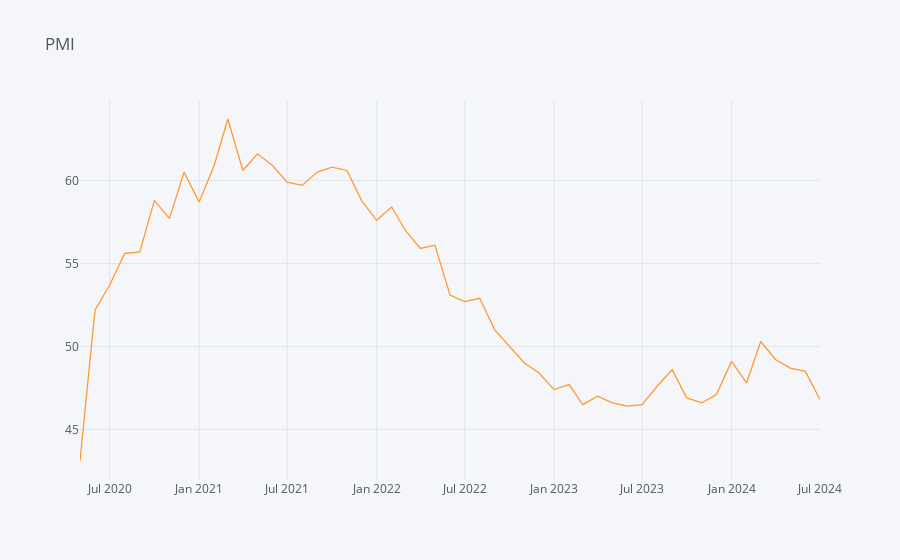

Here is the notebook cell this chart was saved with:
### Code cell
#PMI

df1 = fetch_series('ISM/pmi/pm')
df1['period'] = pd.to_datetime(df1['period'], format = "%Y-%m-%d")
df1.iplot(kind= 'scatter',x='period',y='original_value', title = "PMI")

### Figure 1 — Plotly figure (JSON) as saved in the notebook; plotly's stock layout.template omitted (floating-point values rounded to 4 significant figures)
{"data": [{"line": {"color": "rgba(255, 153, 51, 1.0)", "dash": "solid", "shape": "linear", "width": 1.3}, "mode": "lines", "name": "original_value", "text": "", "type": "scatter", "x": ["2020-05-01", "2020-06-01", "2020-07-01", "2020-08-01", "2020-09-01", "2020-10-01", "2020-11-01", "2020-12-01", "2021-01-01", "2021-02-01", "2021-03-01", "2021-04-01", "2021-05-01", "2021-06-01", "2021-07-01", "2021-08-01", "2021-09-01", "2021-10-01", "2021-11-01", "2021-12-01", "2022-01-01", "2022-02-01", "2022-03-01", "2022-04-01", "2022-05-01", "2022-06-01", "2022-07-01", "2022-08-01", "2022-09-01", "2022-10-01", "2022-11-01", "2022-12-01", "2023-01-01", "2023-02-01", "2023-03-01", "2023-04-01", "2023-05-01", "2023-06-01", "2023-07-01", "2023-08-01", "2023-09-01", "2023-10-01", "2023-11-01", "2023-12-01", "2024-01-01", "2024-02-01", "2024-03-01", "2024-04-01", "2024-05-01", "2024-06-01", "2024-07-01"], "y": [43.1, 52.2, 53.7, 55.6, 55.7, 58.8, 57.7, 60.5, 58.7, 60.9, 63.7, 60.6, 61.6, 60.9, 59.9, 59.7, 60.5, 60.8, 60.6, 58.8, 57.6, 58.4, 57, 55.9, 56.1, 53.1, 52.7, 52.9, 51, 50, 49, 48.4, 47.4, 47.7, 46.5, 47, 46.6, 46.4, 46.5, 47.6, 48.6, 46.9, 46.6, 47.1, 49.1, 47.8, 50.3, 49.2, 48.7, 48.5, 46.8]}], "layout": {"legend": {"bgcolor": "#F5F6F9", "font": {"color": "#4D5663"}}, "paper_bgcolor": "#F5F6F9", "plot_bgcolor": "#F5F6F9", "title": {"font": {"color": "#4D5663"}, "text": "PMI"}, "xaxis": {"gridcolor": "#E1E5ED", "showgrid": true, "tickfont": {"color": "#4D5663"}, "title": {"font": {"color": "#4D5663"}, "text": ""}, "zerolinecolor": "#E1E5ED"}, "yaxis": {"gridcolor": "#E1E5ED", "showgrid": true, "tickfont": {"color": "#4D5663"}, "title": {"font": {"color": "#4D5663"}, "text": ""}, "zerolinecolor": "#E1E5ED"}}}
